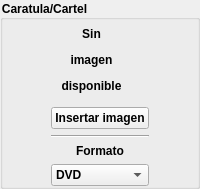
        <widget class="QGroupBox" name="groupBox_4">
         <property name="styleSheet">
          <string notr="true">font: 7pt &quot;Sans Serif&quot;;
font: bold</string>
         </property>
         <property name="title">
          <string>Caratula/Cartel</string>
         </property>
         <layout class="QGridLayout" name="gridLayout_11">
          <property name="leftMargin">
           <number>0</number>
          </property>
          <property name="topMargin">
           <number>0</number>
          </property>
          <property name="rightMargin">
           <number>0</number>
          </property>
          <property name="bottomMargin">
           <number>0</number>
          </property>
          <item row="2" column="0">
           <widget class="QPushButton" name="pushButton_10">
            <property name="text">
             <string>Insertar imagen</string>
            </property>
           </widget>
          </item>
          <item row="0" column="0">
           <widget class="QLabel" name="label_11">
            <property name="minimumSize">
             <size>
              <width>81</width>
              <height>81</height>
             </size>
            </property>
            <property name="maximumSize">
             <size>
              <width>81</width>
              <height>81</height>
             </size>
            </property>
            <property name="toolTip">
             <string>Insertar cartel de tu pelicula favorita pulsando el boto insertar</string>
            </property>
            <property name="text">
             <string>&lt;html&gt;&lt;head/&gt;&lt;body&gt;&lt;p align=&quot;center&quot;&gt;Sin&lt;/p&gt;&lt;p align=&quot;center&quot;&gt;imagen&lt;/p&gt;&lt;p align=&quot;center&quot;&gt;disponible&lt;/p&gt;&lt;/body&gt;&lt;/html&gt;</string>
            </property>
           </widget>
          </item>
          <item row="7" column="0">
           <widget class="QComboBox" name="comboBox_2">
            <item>
             <property name="text">
              <string>DVD</string>
             </property>
            </item>
            <item>
             <property name="text">
              <string>avi</string>
             </property>
            </item>
            <item>
             <property name="text">
              <string>VCD</string>
             </property>
            </item>
            <item>
             <property name="text">
              <string>VHS</string>
             </property>
            </item>
            <item>
             <property name="text">
              <string>mkv</string>
             </property>
            </item>
            <item>
             <property name="text">
              <string>LD</string>
             </property>
            </item>
            <item>
             <property name="text">
              <string>B-Ray</string>
             </property>
            </item>
           </widget>
          </item>
          <item row="6" column="0">
           <widget class="QLabel" name="label_13">
            <property name="text">
             <string>Formato</string>
            </property>
            <property name="alignment">
             <set>Qt::AlignCenter</set>
            </property>
           </widget>
          </item>
          <item row="3" column="0">
           <widget class="Line" name="line">
            <property name="orientation">
             <enum>Qt::Horizontal</enum>
            </property>
           </widget>
          </item>
         </layout>
        </widget>
